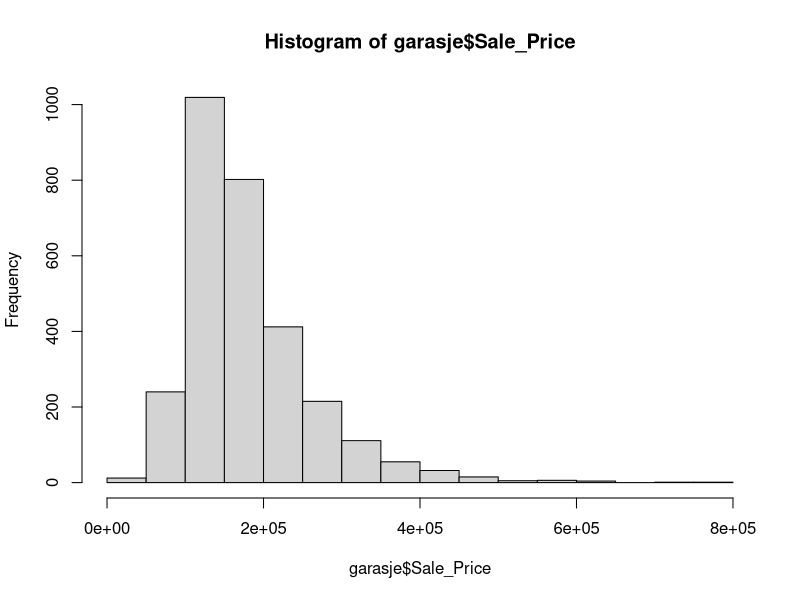

Recreate this plot in R.
# Description : trening
# Author: Trygve
# Date created: 2024-09-05
# Date last change


# Setup ----


library(tidyverse)
library(modeldata)

## Read and expore data ----

data(ames)

# data henter inn datasettet fra modeldata?

dim(ames)
# dim ser på datasettet

head(ames, 20)
tail(ames)

## analyse ----

### subanalyse ----


garasje <- ames[, c("Garage_Type", "Year_Built", "Sale_Price")]

ms <- garasje$Sale_Price[garasje$Year_Built == 2006]
m <- mean(ms)
m_max <- max(ms)

cat("Max: ", m_max, "; mean: ", m)
hist(garasje$Sale_Price)

# I agree with changes
